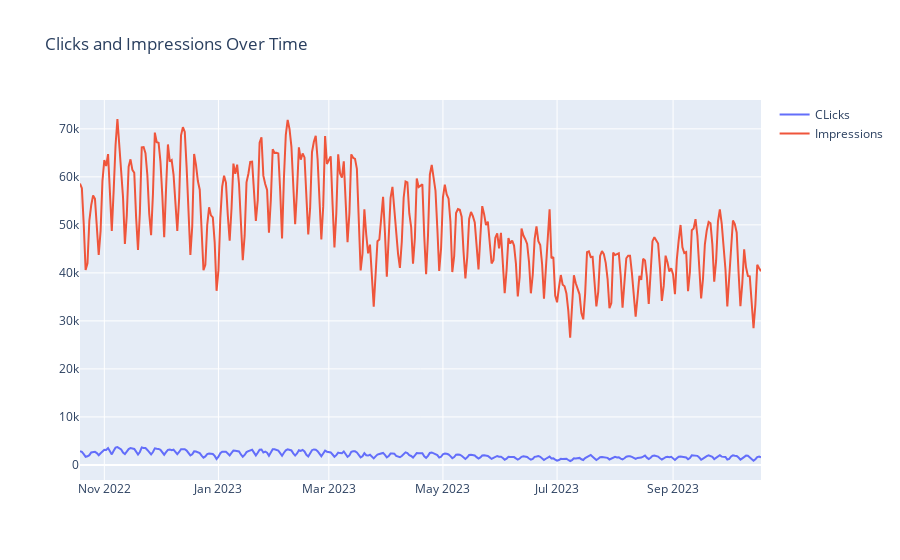

Notebook code for this chart:
### Markdown cell above
Now, let’s visualize the clicks and impressions over time:

### Code cell
fig=go.Figure()
fig.add_trace(go.Scatter(x=data.index, y=data['Clicks'], mode='lines', name='CLicks'))
fig.add_trace(go.Scatter(x=data.index, y=data['Impressions'], mode='lines', name='Impressions'))
fig.update_layout(title='Clicks and Impressions Over Time')
fig.show()

### Figure 1 — Plotly figure (JSON) as saved in the notebook; plotly's stock layout.template omitted (floating-point values rounded to 4 significant figures; data arrays with more than 128 entries replaced by an {"elided": "..."} marker saying what was removed)
{"data": [{"mode": "lines", "name": "CLicks", "type": "scatter", "x": {"elided": "365 str values"}, "y": {"elided": "365 int values"}}, {"mode": "lines", "name": "Impressions", "type": "scatter", "x": {"elided": "365 str values"}, "y": {"elided": "365 int values"}}], "layout": {"title": {"text": "Clicks and Impressions Over Time"}}}
